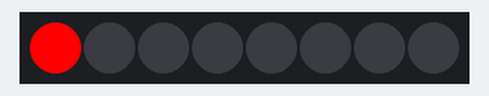
A sketch run on a simulated Arduino Uno, built with avr-gcc and run on an emulated ATmega328P. On the bench: 8 RGB LEDs in strip order, left to right.

Above: at 0.07 s.
At 5.94 s:
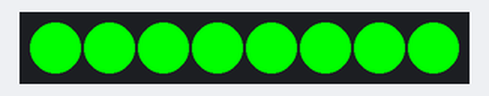
At 10.0 s:
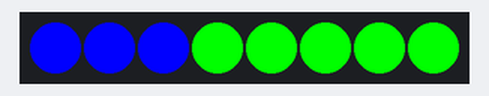
At 19.94 s:
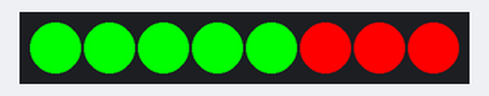
At 30.02 s:
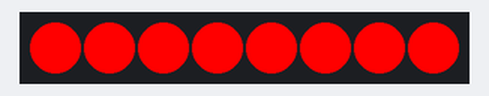
At 39.8 s:
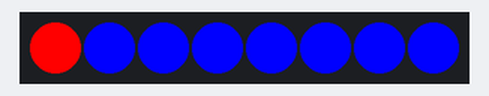
Timing chart, 0 to 40.0 s (numbered marks = the images above):
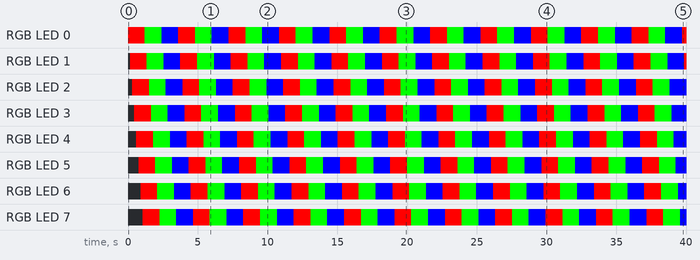

Measured:
- by itself, RGB LED 0–7: repeats every 3.6 s: RGB(0, 255, 0) 1.2 s, RGB(0, 0, 255) 1.2 s, RGB(255, 0, 0) 1.2 s

The sketch:

L3F3v3.ino
```cpp
#include <Adafruit_NeoPixel.h>  // include the NeoPixel library.

#define LED_PIN 6   // set pin 6 on the Arduino as the LED control pin.
#define NUM_LEDS 8  // set the number of LEDs on the LED strip.
Adafruit_NeoPixel strip = Adafruit_NeoPixel(NUM_LEDS, LED_PIN, NEO_GRB + NEO_KHZ800);

void setup() {
  strip.begin();
  strip.show();
}

void loop() {
  colorWipe(strip.Color(255, 0, 0), 150); // Red wipe
  colorWipe(strip.Color(0, 255, 0), 150); // Green wipe
  colorWipe(strip.Color(0, 0, 255), 150); // Blue wipe
}

void colorWipe(uint32_t color, int wait) {
  for (int i = 0; i < strip.numPixels(); i++) {
    strip.setPixelColor(i, color);
    strip.show();
    delay(wait);
  }
}
```
